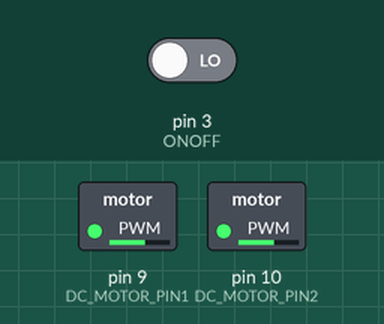
This sketch was run on a simulated Arduino Uno, built with avr-gcc and run on an emulated ATmega328P. On the bench: switched loads named in the sketch (green lamp = pin HIGH). The test bench sets the inputs (shaded band); at power-on: pin 3 (ONOFF) LOW.

Above: at 1.2 s.
1.3 s: pin 3 (ONOFF) driven HIGH
At 1.7 s:
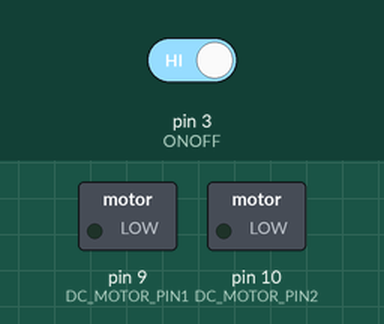
Timing chart, 0 to 4.3 s (numbered marks = the images above; inputs shaded):
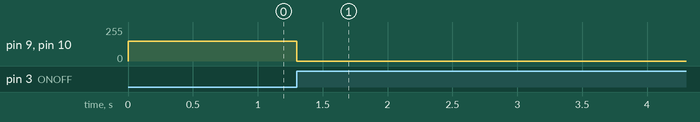

Measured:
- after the input at 1.3 s, pin 9 (DC_MOTOR_PIN1), pin 10 (DC_MOTOR_PIN2): 150/255 → 0/255 at once

The sketch:

code_pwmMotor.ino
```cpp
#define DC_MOTOR_PIN1 9
#define DC_MOTOR_PIN2 10
#define ONOFF 3
int mode=1;
int i=150;

void setup() {
  /* Initialize DC motor control pin as digital output */
  pinMode( DC_MOTOR_PIN1, OUTPUT );
  pinMode( DC_MOTOR_PIN2, OUTPUT );
  pinMode( ONOFF, INPUT );
  attachInterrupt(digitalPinToInterrupt(ONOFF),TRIGGER,RISING);
}

void TRIGGER()
{
  if(mode==0)
  {
    mode=1;
  }
  else
  {
    mode=0;
  }
}
void loop()
{
  while(1)
  {
    if(mode==1)
    {
    analogWrite( DC_MOTOR_PIN1, i );
    analogWrite( DC_MOTOR_PIN2, i );
    }
    if(mode==0)
    {
    analogWrite( DC_MOTOR_PIN1, 0 );
    analogWrite( DC_MOTOR_PIN2, 0 );
   }
  }
}
```
